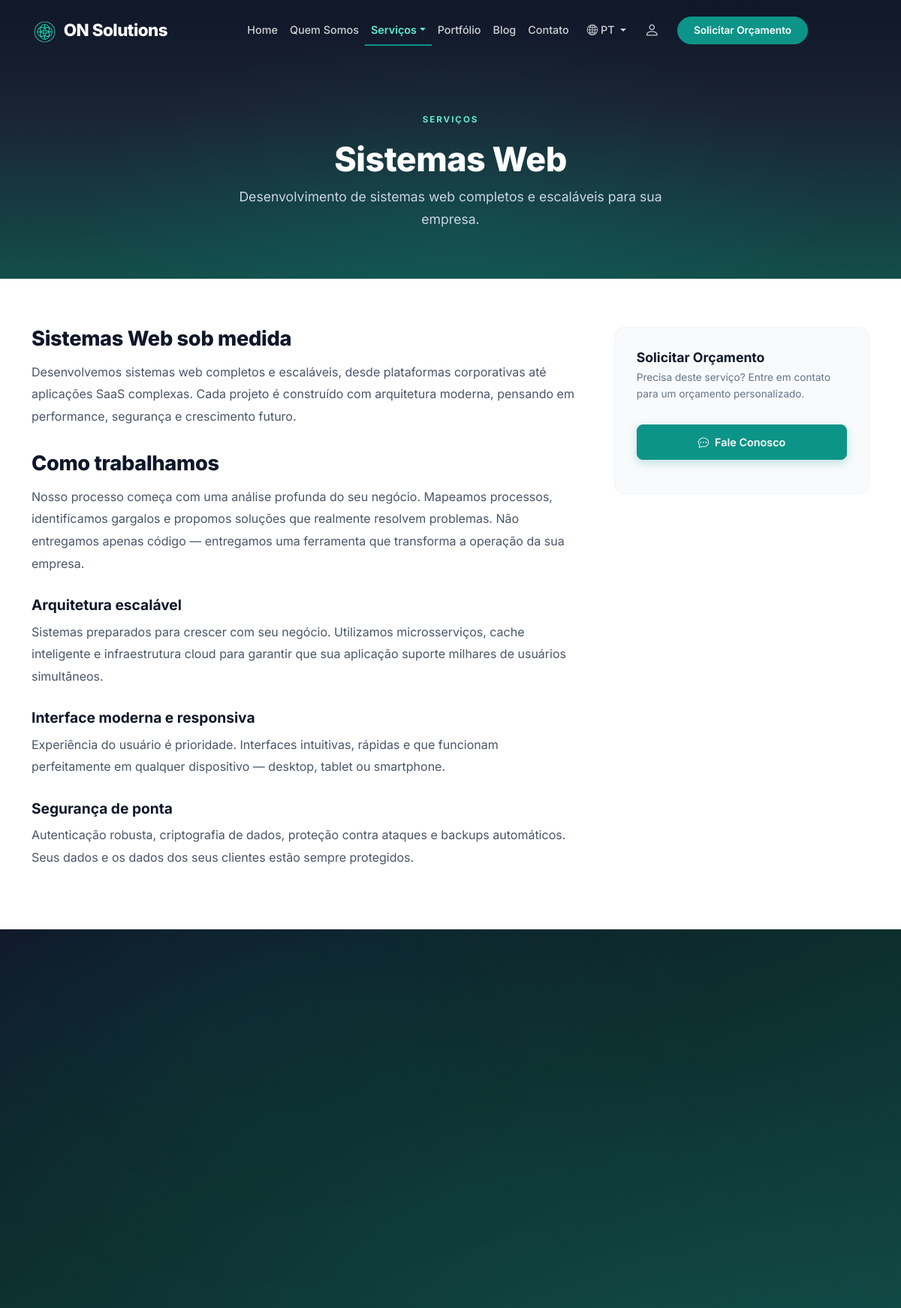
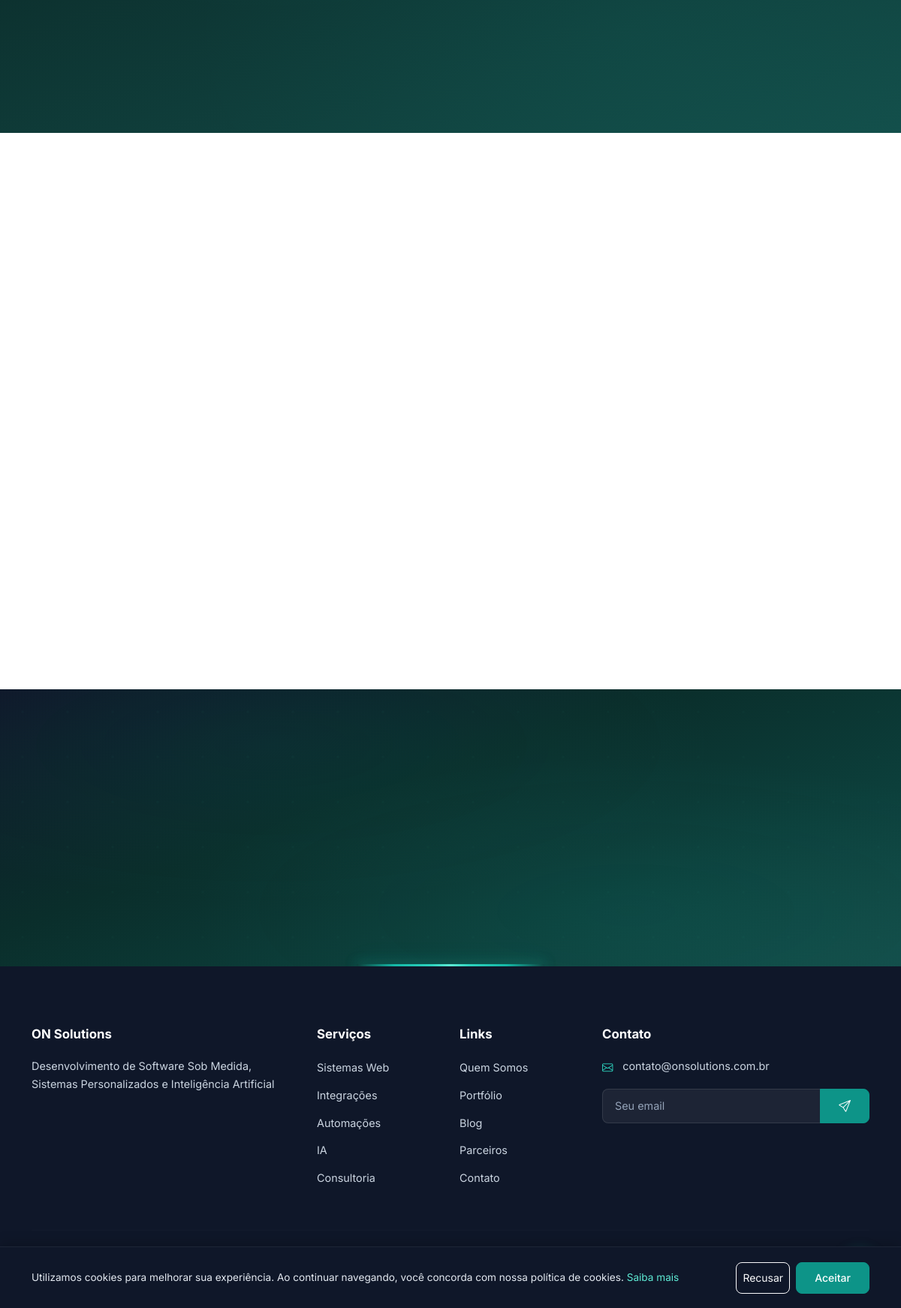
The page /servicos/sistemas-web on the database its author committed (2 pictures, top to bottom).
### tables this page shows
CREATE TABLE IF NOT EXISTS `services` (
    `id` INT UNSIGNED AUTO_INCREMENT PRIMARY KEY,
    `title_pt` VARCHAR(255) NOT NULL,
    `title_en` VARCHAR(255) NULL,
    `title_es` VARCHAR(255) NULL,
    `slug` VARCHAR(255) NOT NULL UNIQUE,
    `short_description_pt` TEXT NULL,
    `short_description_en` TEXT NULL,
    `short_description_es` TEXT NULL,
    `content_pt` LONGTEXT NULL,
    `content_en` LONGTEXT NULL,
    `content_es` LONGTEXT NULL,
    `icon` VARCHAR(100) NULL,
    `image` VARCHAR(500) NULL,
    `cover_image` VARCHAR(500) NULL,
    `features` JSON NULL,
    `technologies` JSON NULL,
    `is_featured` TINYINT(1) DEFAULT 0,
    `is_active` TINYINT(1) DEFAULT 1,
    `order_position` INT DEFAULT 0,
    `meta_title_pt` VARCHAR(255) NULL,
    `meta_title_en` VARCHAR(255) NULL,
    `meta_title_es` VARCHAR(255) NULL,
    `meta_description_pt` VARCHAR(500) NULL,
    `meta_description_en` VARCHAR(500) NULL,
    `meta_description_es` VARCHAR(500) NULL,
    `created_at` TIMESTAMP DEFAULT CURRENT_TIMESTAMP,
    `updated_at` TIMESTAMP DEFAULT CURRENT_TIMESTAMP ON UPDATE CURRENT_TIMESTAMP,
    INDEX `idx_services_slug` (`slug`),
    INDEX `idx_services_active` (`is_active`)
);

### app/Controllers/Site/ServicesController.php (called while the page is built, shortened)
<?php
class ServicesController extends Controller
{
    public function show(string $slug): void
    {
        $lang = defined('CURRENT_LANG') ? CURRENT_LANG : 'pt';
        $service = $this->db->fetch(
            "SELECT * FROM services WHERE slug = ? AND is_active = 1",
            [$slug]
        );
        $titleField = "title_{$lang}";
        $descField = "meta_description_{$lang}";
        $this->data['page_title'] = ($service[$titleField] ?? $service['title_pt']) . ' - ' . SITE_NAME;
        $this->data['meta_description'] = $service[$descField] ?? $service['meta_description_pt'] ?? '';
        if (empty($service['content_pt'])) {
            $fallback = $this->getServiceFallbackContent($slug);
            if ($fallback) {
                $service = array_merge($service, $fallback);
            }
        }
        $this->data['service'] = $service;
        $this->data['other_services'] = $this->db->fetchAll(
            "SELECT id, slug, icon, title_pt, title_en, title_es, short_description_pt, short_description_en, short_description_es FROM services WHERE is_active = 1 AND slug != ? ORDER BY order_position ASC",
            [$slug]
        );
        $this->data['related_portfolio'] = $this->db->fetchAll(
            "SELECT * FROM portfolio_items WHERE is_active = 1 ORDER BY RAND() LIMIT 3"
        );
        $this->view('site/service-detail', $this->data);
    }
    private function getServiceFallbackContent(string $slug): ?array
    {
        return $data[$slug] ?? null;
    }
}

### public/index.php (called while the page is built, shortened)
<?php
$router = new \App\Core\Router();
$requestUri = $_GET['url'] ?? '';
$requestUri = '/' . trim($requestUri, '/');
$requestMethod = $_SERVER['REQUEST_METHOD'];
$router->dispatch($requestUri, $requestMethod);

### app/helpers/functions.php (called while the page is built, shortened)
<?php
function url(string $path = ''): string
{
    return BASE_URL . '/' . ltrim($path, '/');
}
function e(mixed $value): string
{
    return htmlspecialchars((string)$value, ENT_QUOTES, 'UTF-8');
}

### app/Core/Database.php (called while the page is built, shortened)
<?php
class Database
{
    private static ?Database $instance = null;
    private PDO $pdo;
    private function __construct(array $config)
    {
        try {
            $dsn = sprintf(
                'mysql:host=%s;port=%d;dbname=%s;charset=%s',
                $config['host'],
                $config['port'],
                $config['database'],
                $config['charset']
            );
            $this->pdo = new PDO(
                $dsn,
                $config['username'],
                $config['password'],
                $config['options']
            );
        } catch (PDOException $e) {
            if (defined('APP_DEBUG') && APP_DEBUG) {
                die('Erro de conexão: ' . $e->getMessage());
            }
            die('Erro ao conectar com o banco de dados.');
        }
    }
    public static function getInstance(array $config = []): self
    {
        if (self::$instance === null) {
            self::$instance = new self($config);
        }
        return self::$instance;
    }
    public function query(string $sql, array $params = []): \PDOStatement
    {
        $stmt = $this->pdo->prepare($sql);
        $stmt->execute($params);
        return $stmt;
    }
    public function fetch(string $sql, array $params = []): ?array
    {
        $stmt = $this->query($sql, $params);
        $result = $stmt->fetch();
        return $result ?: null;
    }
}

### app/views/site/service-detail.php (the view, shortened to what this page needs)
<?php
$lang = defined('CURRENT_LANG') ? CURRENT_LANG : 'pt';
$title = $service["title_{$lang}"] ?? $service['title_pt'];
$shortDesc = $service["short_description_{$lang}"] ?? $service['short_description_pt'];
$content = $service["content_{$lang}"] ?? $service['content_pt'] ?? '';
$features = json_decode($service['features'] ?? '[]', true);
$techs = json_decode($service['technologies'] ?? '[]', true);
?>
<section class="page-hero page-hero--about">
    <div class="container text-center">
        <span class="about-tag hero-fade-in">
            <a href="<?= url('servicos') ?>" class="text-decoration-none" style="color: var(--primary-300);">Serviços</a>
        </span>
        <h1 class="hero-fade-in"><?= e($title) ?></h1>
        <p class="hero-fade-in"><?= e($shortDesc) ?></p>
    </div>
</section>
<section class="section service-detail-section">
    <div class="container">
        <div class="row g-5">
            <div class="col-lg-8">
                <?php if ($content): ?>
                <div class="content-body service-detail-content scroll-reveal">
                    <?= $content ?>
                </div>
                <?php endif; ?>
            </div>
            <div class="col-lg-4">
                <div class="service-sidebar-card scroll-reveal">
                    <div class="service-sidebar-card__header">
                        <h4>Solicitar Orçamento</h4>
                        <p>Precisa deste serviço? Entre em contato para um orçamento personalizado.</p>
                    </div>
                    <div class="service-sidebar-card__body">
                        <a href="<?= url('contato') ?>" class="btn btn-primary w-100 mb-3">
                            <i class="bi bi-chat-dots me-2"></i>Fale Conosco
                        </a>
                    </div>
                </div>
            </div>
        </div>
    </div>
</section>
<?php if ($features || $techs): ?>
<section class="section service-features-dark">
    <div class="container">
    </div>
</section>
<?php endif; ?>
<?php if (!empty($other_services)): ?>
<section class="section also-offer-section">
    <div class="container">
        <div class="row g-3 mt-2">
        </div>
    </div>
</section>
<?php endif; ?>
<section class="section cta-section">
    <div class="container">
    </div>
</section>

### app/Core/Router.php (shortened to what this page needs)
<?php
class Router
{
    private array $routes = [];
    private string $currentPrefix = '';
    private array $currentMiddlewares = [];
    public function group(array $options, callable $callback): void
    {
        $previousPrefix = $this->currentPrefix;
        $previousMiddlewares = $this->currentMiddlewares;
        $this->currentPrefix .= $options['prefix'] ?? '';
        $this->currentMiddlewares = array_merge(
            $this->currentMiddlewares,
            $options['middleware'] ?? []
        );
        $this->currentPrefix = $previousPrefix;
        $this->currentMiddlewares = $previousMiddlewares;
    }
    private function addRoute(string $method, string $uri, string $action, array $middlewares = []): self
    {
        $uri = $this->currentPrefix . '/' . ltrim($uri, '/');
        $uri = '/' . trim($uri, '/');
        $pattern = preg_replace('/\{([a-zA-Z_]+)\}/', '(?P<$1>[^/]+)', $uri);
        $pattern = '#^' . $pattern . '$#';
        $allMiddlewares = array_merge($this->currentMiddlewares, $middlewares);
        $this->routes[] = [
            'method'      => $method,
            'uri'         => $uri,
            'pattern'     => $pattern,
            'action'      => $action,
            'middlewares' => $allMiddlewares,
        ];
        return $this;
    }
    public function dispatch(string $requestUri, string $requestMethod): void
    {
        $uri = parse_url($requestUri, PHP_URL_PATH);
        $uri = '/' . trim($uri, '/');
        foreach ($this->routes as $route) {
            if (preg_match($route['pattern'], $uri, $matches)) {
                $params = array_filter($matches, 'is_string', ARRAY_FILTER_USE_KEY);
                $this->executeAction($route['action'], $params);
                return;
            }
        }
    }
    private function executeAction(string $action, array $params): void
    {
        [$controllerName, $methodName] = explode('@', $action);
        $controller = new $controllerClass();
        call_user_func_array([$controller, $methodName], $params);
    }
}

### rows shown on the page
services: title_pt "Sistemas Web", short_description_pt "Desenvolvimento de sistemas web completos e escaláveis para sua empresa."
